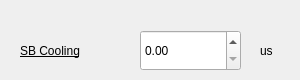
    <widget class="QWidget" name="tab_2">
     <attribute name="title">
      <string>SB Cooling</string>
     </attribute>
     <widget class="QDoubleSpinBox" name="doubleSpinBox_DPL_5">
      <property name="geometry">
       <rect>
        <x>140</x>
        <y>30</y>
        <width>101</width>
        <height>41</height>
       </rect>
      </property>
      <property name="font">
       <font>
        <family>Arial</family>
        <pointsize>9</pointsize>
        <weight>50</weight>
        <bold>false</bold>
        <strikeout>false</strikeout>
       </font>
      </property>
      <property name="layoutDirection">
       <enum>Qt::LeftToRight</enum>
      </property>
      <property name="alignment">
       <set>Qt::AlignLeading|Qt::AlignLeft|Qt::AlignVCenter</set>
      </property>
      <property name="maximum">
       <double>999999.989999999990687</double>
      </property>
     </widget>
     <widget class="QLabel" name="label_53">
      <property name="geometry">
       <rect>
        <x>20</x>
        <y>30</y>
        <width>131</width>
        <height>41</height>
       </rect>
      </property>
      <property name="font">
       <font>
        <family>Arial</family>
        <pointsize>9</pointsize>
        <weight>50</weight>
        <bold>false</bold>
        <underline>true</underline>
        <strikeout>false</strikeout>
       </font>
      </property>
      <property name="text">
       <string>SB Cooling</string>
      </property>
     </widget>
     <widget class="QLabel" name="label_54">
      <property name="geometry">
       <rect>
        <x>260</x>
        <y>30</y>
        <width>31</width>
        <height>41</height>
       </rect>
      </property>
      <property name="font">
       <font>
        <family>Arial</family>
        <pointsize>9</pointsize>
        <weight>50</weight>
        <bold>false</bold>
        <strikeout>false</strikeout>
       </font>
      </property>
      <property name="text">
       <string>us</string>
      </property>
     </widget>
    </widget>
